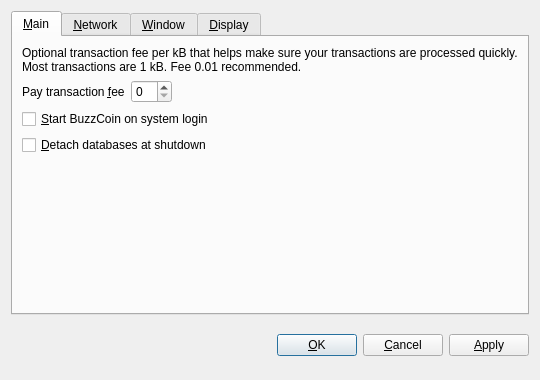
<?xml version="1.0" encoding="UTF-8"?>
<ui version="4.0">
 <class>OptionsDialog</class>
 <widget class="QDialog" name="OptionsDialog">
  <property name="geometry">
   <rect>
    <x>0</x>
    <y>0</y>
    <width>540</width>
    <height>380</height>
   </rect>
  </property>
  <property name="windowTitle">
   <string>Options</string>
  </property>
  <property name="modal">
   <bool>true</bool>
  </property>
  <layout class="QVBoxLayout" name="verticalLayout">
   <item>
    <widget class="QTabWidget" name="tabWidget">
     <property name="tabPosition">
      <enum>QTabWidget::North</enum>
     </property>
     <property name="currentIndex">
      <number>0</number>
     </property>
     <widget class="QWidget" name="tabMain">
      <attribute name="title">
       <string>&amp;Main</string>
      </attribute>
      <layout class="QVBoxLayout" name="verticalLayout_Main">
       <item>
        <widget class="QLabel" name="transactionFeeInfoLabel">
         <property name="text">
          <string>Optional transaction fee per kB that helps make sure your transactions are processed quickly. Most transactions are 1 kB. Fee 0.01 recommended.</string>
         </property>
         <property name="textFormat">
          <enum>Qt::PlainText</enum>
         </property>
         <property name="wordWrap">
          <bool>true</bool>
         </property>
        </widget>
       </item>
       <item>
        <layout class="QHBoxLayout" name="horizontalLayout_Main">
         <item>
          <widget class="QLabel" name="transactionFeeLabel">
           <property name="text">
            <string>Pay transaction &amp;fee</string>
           </property>
           <property name="textFormat">
            <enum>Qt::PlainText</enum>
           </property>
           <property name="buddy">
            <cstring>transactionFee</cstring>
           </property>
          </widget>
         </item>
         <item>
          <widget class="BitcoinAmountField" name="transactionFee"/>
         </item>
         <item>
          <spacer name="horizontalSpacer_Main">
           <property name="orientation">
            <enum>Qt::Horizontal</enum>
           </property>
           <property name="sizeHint" stdset="0">
            <size>
             <width>40</width>
             <height>20</height>
            </size>
           </property>
          </spacer>
         </item>
        </layout>
       </item>
       <item>
        <widget class="QCheckBox" name="bitcoinAtStartup">
         <property name="toolTip">
          <string>Automatically start BuzzCoin after logging in to the system.</string>
         </property>
         <property name="text">
          <string>&amp;Start BuzzCoin on system login</string>
         </property>
        </widget>
       </item>
       <item>
        <widget class="QCheckBox" name="detachDatabases">
         <property name="toolTip">
          <string>Detach block and address databases at shutdown. This means they can be moved to another data directory, but it slows down shutdown. The wallet is always detached.</string>
         </property>
         <property name="text">
          <string>&amp;Detach databases at shutdown</string>
         </property>
        </widget>
       </item>
       <item>
        <spacer name="verticalSpacer_Main">
         <property name="orientation">
          <enum>Qt::Vertical</enum>
         </property>
         <property name="sizeHint" stdset="0">
          <size>
           <width>20</width>
           <height>40</height>
          </size>
         </property>
        </spacer>
       </item>
      </layout>
     </widget>
     <widget class="QWidget" name="tabNetwork">
      <attribute name="title">
       <string>&amp;Network</string>
      </attribute>
      <layout class="QVBoxLayout" name="verticalLayout_Network">
       <item>
        <widget class="QCheckBox" name="mapPortUpnp">
         <property name="toolTip">
          <string>Automatically open the BuzzCoin client port on the router. This only works when your router supports UPnP and it is enabled.</string>
         </property>
         <property name="text">
          <string>Map port using &amp;UPnP</string>
         </property>
        </widget>
       </item>
       <item>
        <widget class="QCheckBox" name="connectSocks">
         <property name="toolTip">
          <string>Connect to the BuzzCoin network through a SOCKS proxy (e.g. when connecting through Tor).</string>
         </property>
         <property name="text">
          <string>&amp;Connect through SOCKS proxy:</string>
         </property>
        </widget>
       </item>
       <item>
        <layout class="QHBoxLayout" name="horizontalLayout_Network">
         <item>
          <widget class="QLabel" name="proxyIpLabel">
           <property name="text">
            <string>Proxy &amp;IP:</string>
           </property>
           <property name="textFormat">
            <enum>Qt::PlainText</enum>
           </property>
           <property name="buddy">
            <cstring>proxyIp</cstring>
           </property>
          </widget>
         </item>
         <item>
          <widget class="QValidatedLineEdit" name="proxyIp">
           <property name="maximumSize">
            <size>
             <width>140</width>
             <height>16777215</height>
            </size>
           </property>
           <property name="toolTip">
            <string>IP address of the proxy (e.g. 127.0.0.1)</string>
           </property>
          </widget>
         </item>
         <item>
          <widget class="QLabel" name="proxyPortLabel">
           <property name="text">
            <string>&amp;Port:</string>
           </property>
           <property name="textFormat">
            <enum>Qt::PlainText</enum>
           </property>
           <property name="buddy">
            <cstring>proxyPort</cstring>
           </property>
          </widget>
         </item>
         <item>
          <widget class="QLineEdit" name="proxyPort">
           <property name="maximumSize">
            <size>
             <width>55</width>
             <height>16777215</height>
            </size>
           </property>
           <property name="toolTip">
            <string>Port of the proxy (e.g. 9050)</string>
           </property>
          </widget>
         </item>
         <item>
          <widget class="QLabel" name="socksVersionLabel">
           <property name="text">
            <string>SOCKS &amp;Version:</string>
           </property>
           <property name="textFormat">
            <enum>Qt::PlainText</enum>
           </property>
           <property name="buddy">
            <cstring>socksVersion</cstring>
           </property>
          </widget>
         </item>
         <item>
          <widget class="QValueComboBox" name="socksVersion">
           <property name="toolTip">
            <string>SOCKS version of the proxy (e.g. 5)</string>
           </property>
          </widget>
         </item>
         <item>
          <spacer name="horizontalSpacer_Network">
           <property name="orientation">
            <enum>Qt::Horizontal</enum>
           </property>
           <property name="sizeHint" stdset="0">
            <size>
             <width>40</width>
             <height>20</height>
            </size>
           </property>
          </spacer>
         </item>
        </layout>
       </item>
       <item>
        <spacer name="verticalSpacer_Network">
         <property name="orientation">
          <enum>Qt::Vertical</enum>
         </property>
         <property name="sizeHint" stdset="0">
          <size>
           <width>20</width>
           <height>40</height>
          </size>
         </property>
        </spacer>
       </item>
      </layout>
     </widget>
     <widget class="QWidget" name="tabWindow">
      <attribute name="title">
       <string>&amp;Window</string>
      </attribute>
      <layout class="QVBoxLayout" name="verticalLayout_Window">
       <item>
        <widget class="QCheckBox" name="minimizeToTray">
         <property name="toolTip">
          <string>Show only a tray icon after minimizing the window.</string>
         </property>
         <property name="text">
          <string>&amp;Minimize to the tray instead of the taskbar</string>
         </property>
        </widget>
       </item>
       <item>
        <widget class="QCheckBox" name="minimizeOnClose">
         <property name="toolTip">
          <string>Minimize instead of exit the application when the window is closed. When this option is enabled, the application will be closed only after selecting Quit in the menu.</string>
         </property>
         <property name="text">
          <string>M&amp;inimize on close</string>
         </property>
        </widget>
       </item>
       <item>
        <spacer name="verticalSpacer_Window">
         <property name="orientation">
          <enum>Qt::Vertical</enum>
         </property>
         <property name="sizeHint" stdset="0">
          <size>
           <width>20</width>
           <height>40</height>
          </size>
         </property>
        </spacer>
       </item>
      </layout>
     </widget>
     <widget class="QWidget" name="tabDisplay">
      <attribute name="title">
       <string>&amp;Display</string>
      </attribute>
      <layout class="QVBoxLayout" name="verticalLayout_Display">
       <item>
        <layout class="QHBoxLayout" name="horizontalLayout_1_Display">
         <item>
          <widget class="QLabel" name="langLabel">
           <property name="text">
            <string>User Interface &amp;language:</string>
           </property>
           <property name="textFormat">
            <enum>Qt::PlainText</enum>
           </property>
           <property name="buddy">
            <cstring>lang</cstring>
           </property>
          </widget>
         </item>
         <item>
          <widget class="QValueComboBox" name="lang">
           <property name="toolTip">
            <string>The user interface language can be set here. This setting will take effect after restarting BuzzCoin.</string>
           </property>
          </widget>
         </item>
        </layout>
       </item>
       <item>
        <layout class="QHBoxLayout" name="horizontalLayout_2_Display">
         <item>
          <widget class="QLabel" name="unitLabel">
           <property name="text">
            <string>&amp;Unit to show amounts in:</string>
           </property>
           <property name="textFormat">
            <enum>Qt::PlainText</enum>
           </property>
           <property name="buddy">
            <cstring>unit</cstring>
           </property>
          </widget>
         </item>
         <item>
          <widget class="QValueComboBox" name="unit">
           <property name="toolTip">
            <string>Choose the default subdivision unit to show in the interface and when sending coins.</string>
           </property>
          </widget>
         </item>
        </layout>
       </item>
       <item>
        <widget class="QCheckBox" name="displayAddresses">
         <property name="toolTip">
          <string>Whether to show BuzzCoin addresses in the transaction list or not.</string>
         </property>
         <property name="text">
          <string>&amp;Display addresses in transaction list</string>
         </property>
        </widget>
       </item>
       <item>
        <widget class="QCheckBox" name="coinControlFeatures">
         <property name="toolTip">
          <string>Whether to show coin control features or not.</string>
         </property>
         <property name="text">
          <string>Display coin &amp;control features (experts only!)</string>
         </property>
        </widget>
       </item>
       <item>
        <spacer name="verticalSpacer_Display">
         <property name="orientation">
          <enum>Qt::Vertical</enum>
         </property>
         <property name="sizeHint" stdset="0">
          <size>
           <width>20</width>
           <height>40</height>
          </size>
         </property>
        </spacer>
       </item>
      </layout>
     </widget>
    </widget>
   </item>
   <item>
    <layout class="QHBoxLayout" name="horizontalLayout_Buttons">
     <item>
      <spacer name="horizontalSpacer_1">
       <property name="orientation">
        <enum>Qt::Horizontal</enum>
       </property>
       <property name="sizeHint" stdset="0">
        <size>
         <width>40</width>
         <height>48</height>
        </size>
       </property>
      </spacer>
     </item>
     <item>
      <widget class="QLabel" name="statusLabel">
       <property name="font">
        <font>
         <weight>75</weight>
         <bold>true</bold>
        </font>
       </property>
       <property name="text">
        <string/>
       </property>
       <property name="textFormat">
        <enum>Qt::PlainText</enum>
       </property>
       <property name="wordWrap">
        <bool>true</bool>
       </property>
      </widget>
     </item>
     <item>
      <spacer name="horizontalSpacer_2">
       <property name="orientation">
        <enum>Qt::Horizontal</enum>
       </property>
       <property name="sizeHint" stdset="0">
        <size>
         <width>40</width>
         <height>48</height>
        </size>
       </property>
      </spacer>
     </item>
     <item>
      <widget class="QPushButton" name="okButton">
       <property name="text">
        <string>&amp;OK</string>
       </property>
      </widget>
     </item>
     <item>
      <widget class="QPushButton" name="cancelButton">
       <property name="text">
        <string>&amp;Cancel</string>
       </property>
       <property name="autoDefault">
        <bool>false</bool>
       </property>
      </widget>
     </item>
     <item>
      <widget class="QPushButton" name="applyButton">
       <property name="text">
        <string>&amp;Apply</string>
       </property>
       <property name="autoDefault">
        <bool>false</bool>
       </property>
      </widget>
     </item>
    </layout>
   </item>
  </layout>
 </widget>
 <customwidgets>
  <customwidget>
   <class>BitcoinAmountField</class>
   <extends>QSpinBox</extends>
   <header>bitcoinamountfield.h</header>
  </customwidget>
  <customwidget>
   <class>QValueComboBox</class>
   <extends>QComboBox</extends>
   <header>qvaluecombobox.h</header>
  </customwidget>
  <customwidget>
   <class>QValidatedLineEdit</class>
   <extends>QLineEdit</extends>
   <header>qvalidatedlineedit.h</header>
  </customwidget>
 </customwidgets>
 <resources/>
 <connections/>
</ui>
